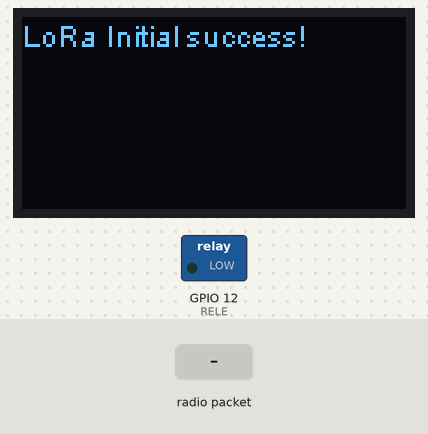
Bench run of a sketch on a simulated ESP32. Parts: 128×64 one-colour display, switched loads named in the sketch (green lamp = pin HIGH). The test bench sets the inputs (shaded band). What the sketch prints to the serial monitor is not drawn.

Above: at 1.5 s.
1.6 s: radio packet "1" arrives
At 2.6 s:
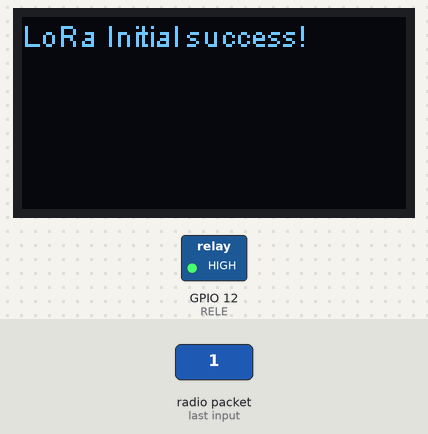
Timing chart, 0 to 4.6 s (numbered marks = the images above; inputs shaded):
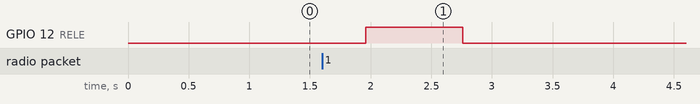

Measured:
- after the input at 1.6 s, GPIO 12 (RELE): LOW → HIGH after 0.36 s, → LOW 0.80 s later

The sketch:

receiver.ino
```cpp
#include "heltec.h"

#define BAND 915E6
#define RELE 12

void setup() {
  Heltec.begin(true, true, true, true, BAND);
  pinMode(RELE, OUTPUT);

  // LoRa.receive();
}

void loop() {
  String texto = receber();

  if (texto.isEmpty()) {
    return;
  }

  bool pulso = texto.charAt(0) == '1';

  enviar("Executando comando");

  if (pulso) {
    digitalWrite(RELE, HIGH);
    delay(800);
    digitalWrite(RELE, LOW);
  }

  enviar("OK");

  delay(2000);

  enviar("SEGURSAT TECH");
}

void enviar(String texto) {
  Serial.print("enviar: ");
  Serial.println(texto);

  LoRa.beginPacket();
  LoRa.print(texto);
  LoRa.endPacket();

  piscar();
}

String receber() {
  String texto = "";

  int packetSize = LoRa.parsePacket();

  if (packetSize) {

    while (LoRa.available()) {
      texto = "";

      for (int i = 0; i < packetSize; i++) {
        texto += (char)LoRa.read();
      }
    }

    Serial.print("receber: ");
    Serial.println(texto);

    piscar();
  }

  return texto;
}

void piscar() {
  digitalWrite(25, HIGH);
  delay(50);
  digitalWrite(25, LOW);
  delay(50);
  digitalWrite(25, HIGH);
  delay(50);
  digitalWrite(25, LOW);
}
```
